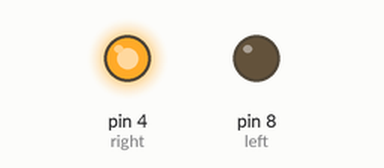
A sketch run on a simulated Arduino Uno, built with avr-gcc and run on an emulated ATmega328P. On the bench: output pins drawn as LEDs (lit = HIGH).

Above: at 0.1 s.
At 1.1 s:
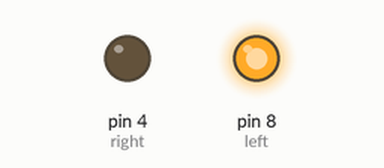
Timing chart, 0 to 40.0 s (numbered marks = the images above):
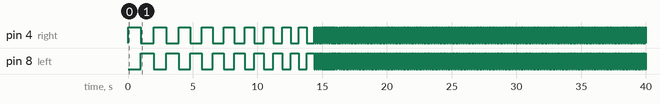

Measured:
- by itself, pin 4 (right): LOW → HIGH at 0.00 s, → LOW 1.0 s later, → HIGH 1.0 s later, → LOW 0.95 s later, … (1633 changes in this stretch)
- by itself, pin 8 (left): LOW → HIGH at 1.0 s, → LOW 1.0 s later, → HIGH 0.95 s later, → LOW 0.95 s later, … (1632 changes in this stretch)

The sketch:

proper_speed_up.ino
```cpp
const int left = 8;
const int right = 4;
boolean directionToGo = true;
int timeToWait = 1000;
void setup() {
  pinMode(left, OUTPUT);
  pinMode(right, OUTPUT);
}

void loop() {
   if (directionToGo == true) {
    Serial.println("right");
    digitalWrite(right, HIGH);
    delay(timeToWait);
    digitalWrite(right, LOW);
    directionToGo = false;
   } else {
    Serial.println("left");
    digitalWrite(left, HIGH);
    delay(timeToWait);
    digitalWrite(left, LOW);
    directionToGo = true;
    if (timeToWait == 600 ) {
      timeToWait = 75;
    } else if ( timeToWait > 649) {
      timeToWait -= 50;
    } else if ( timeToWait < 76 && timeToWait > 16) {
      timeToWait -= 3;
    }
   }

}
```
